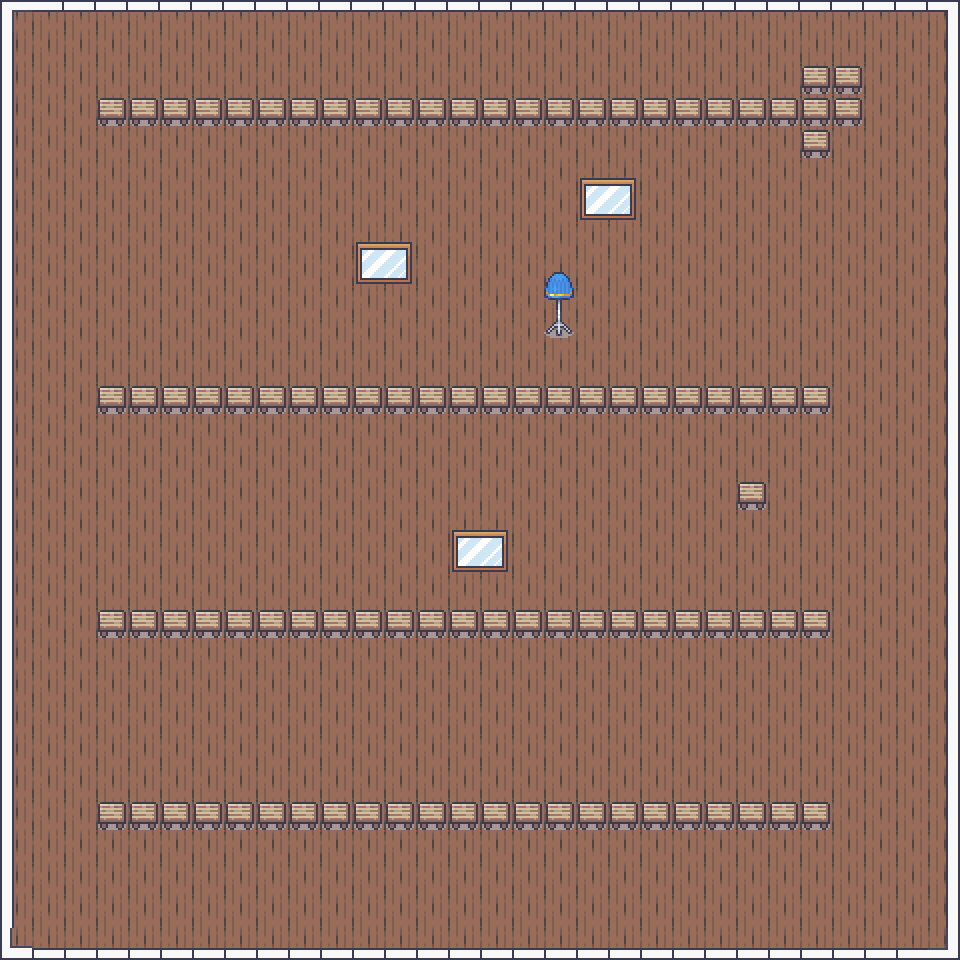

This is a level from a 2D game, rendered from its Tiled map with the project's own tilesets. A one-line summary and the map file follow, with tile-layer data summarised:
An orthogonal 30x30 tile map with 32x32 px tiles, 3 tile layers (Tilelaag 1, Tilelaag 2, hoi), 2 tilesets and 2 objects.

<map version="1.10" tiledversion="1.10.2" orientation="orthogonal" renderorder="right-down" width="30" height="30" tilewidth="32" tileheight="32" infinite="0" nextlayerid="4" nextobjectid="1">
 <tileset firstgid="1" name="test-tiles" tilewidth="32" tileheight="32" tilecount="391" columns="17">
  <image source="../tileset/Modern tiles_Free/Interiors_free/32x32/Room_Builder_free_32x32.png" width="544" height="736" />
 </tileset>
 <tileset firstgid="392" name="stoelen" tilewidth="32" tileheight="32" tilecount="1424" columns="16">
  <image source="../tileset/Modern tiles_Free/Interiors_free/32x32/Interiors_free_32x32.png" width="512" height="2848" />
  <tile id="501">
   <objectgroup draworder="index" id="4">
    <object id="6" x="2.04237" y="2.04237" width="27.9576" height="27.9576" />
   </objectgroup>
  </tile>
  <tile id="892">
   <objectgroup draworder="index" id="2">
    <object id="1" x="0" y="0" width="30" height="18" />
   </objectgroup>
  </tile>
 </tileset>
 <layer id="1" name="Tilelaag 1" width="30" height="30">
  <data>[900 cells, 900 non-empty, 1 distinct tile ids]</data>
 </layer>
 <layer id="2" name="Tilelaag 2" width="30" height="30">
  <properties>
   <property name="solid" type="bool" value="true" />
  </properties>
  <data>[900 cells, 220 non-empty, 13 distinct tile ids]</data>
 </layer>
 <layer id="3" name="hoi" width="30" height="30">
  <data>[900 cells, 8 non-empty, 4 distinct tile ids]</data>
 </layer>
</map>
